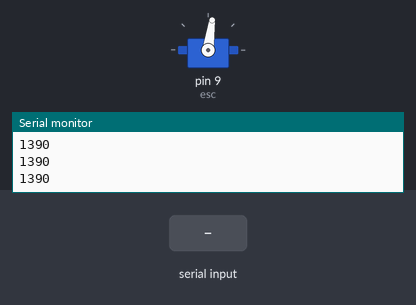
Bench run of a sketch on a simulated Arduino Leonardo, built with avr-gcc and run on an emulated ATmega32U4. Shown: servo, the last lines printed to the serial monitor. Inputs (shaded band) come from the test bench.

Above: at 1.2 s.
1.3 s: "1" received over the second serial link
At 1.36 s:
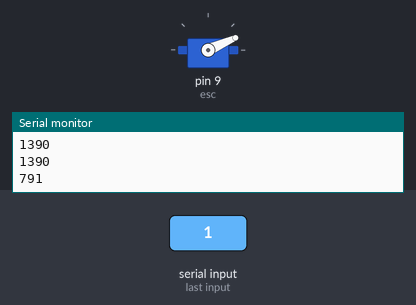
2.9 s: "0" received over the second serial link
At 3.7 s:
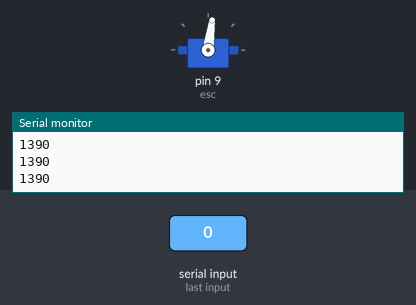
Timing chart, 0 to 5.9 s (numbered marks = the images above; inputs shaded):
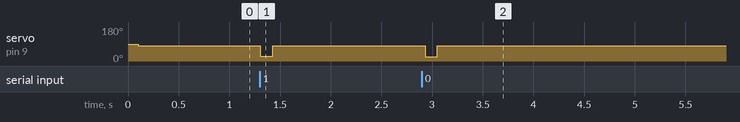

The sketch:

Micro_receive.ino
```cpp
/*Bibliothèque*/
#include <Servo.h>

/*VARIABLES GLOBALES*/
byte inchar;
int throttle;
Servo esc ;


void setup() {
  esc.attach(9);
  Serial.begin(9600);
  Serial1.begin(9600);
}

void loop() {


  delay(100);
  if(Serial1.available() == 0){
    throttle = 1390;
    esc.write(throttle);// Si nous ne recevons plus de donnee du Xbee on se met a neutre
    Serial.println(throttle);
  }else { while (Serial1.available()>0){
      inchar = Serial1.read();
      //Serial.println(inchar);
      throttle = map(inchar, 35, 235, 700, 2000);
      esc.write(throttle);
      Serial.println(throttle);// pour debugger la valeur
    }
    delay(20); // delay pour attendre que les donnes soient recu au cas d'un decrochage
  }
}
```

Measured:
- after the input at 1.3 s, servo on pin 9 (esc): 82° → 24° at once, → 82° 0.12 s later
- after the input at 2.9 s, servo on pin 9 (esc): 82° → 23° at once, → 82° 0.12 s later
